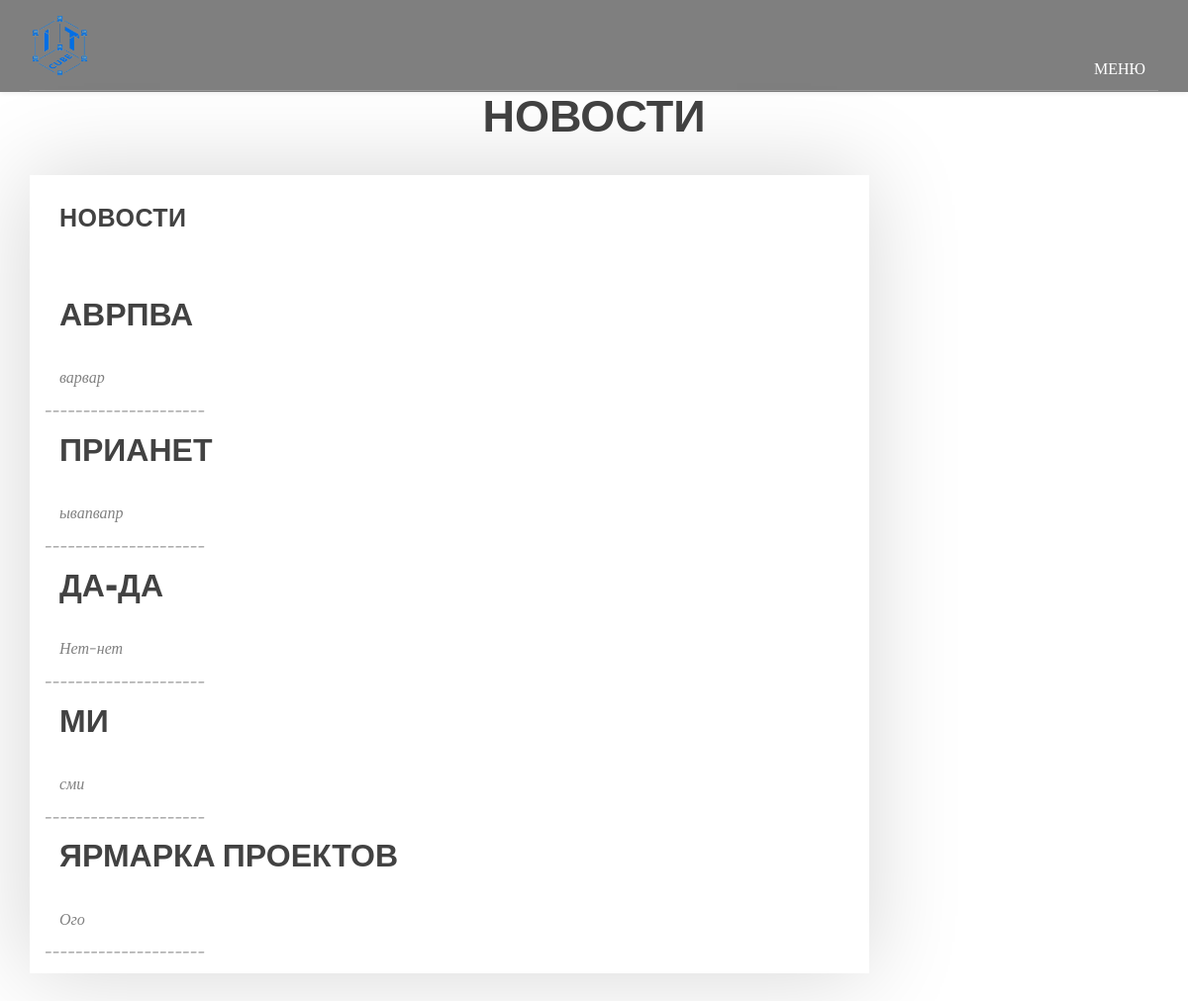
/tasks, run on an earlier commit of the app's database.
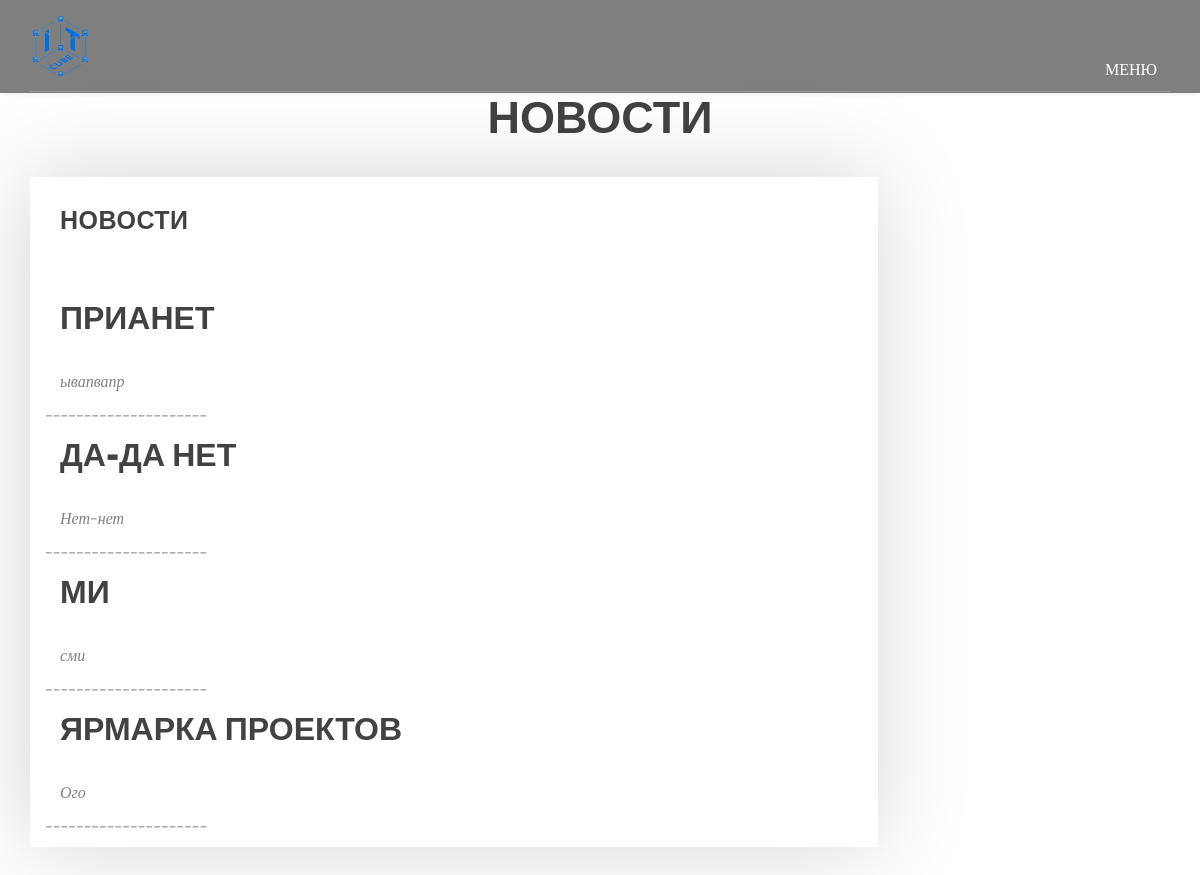
And on a later commit of the database.
### data/news.py (models this page shows)
class News(SqlAlchemyBase):
    __tablename__ = 'news'
    id = sqlalchemy.Column(sqlalchemy.Integer,
                           primary_key=True,
                           autoincrement=True)
    title = sqlalchemy.Column(sqlalchemy.String,
                              nullable=True)
    content = sqlalchemy.Column(sqlalchemy.String,
                                nullable=True)
    created_date = sqlalchemy.Column(sqlalchemy.DateTime,
                                     default=datetime.datetime.now)
    is_private = sqlalchemy.Column(sqlalchemy.Boolean, default=True)
    user_id = sqlalchemy.Column(sqlalchemy.Integer,
                                sqlalchemy.ForeignKey("users.id"))
    user = orm.relationship('User')

### main.py (the view)
@app.route("/tasks")
def tasks():
    db_sess = db_session.create_session()
    news = db_sess.query(News).filter(News.is_private != True)
    quest = db_sess.query(Quest)
    return render_template("tasks.html", news=news, quest=quest)

### data/db_session.py (called while the page is built)
def create_session() -> Session:
    global __factory
    return __factory()

### templates/tasks.html (shortened to what this page needs)
{% extends "base.html" %}
{% block content %}
<div class="main">
    <header class="bg-img">
        <nav class="navbar navbar-default navbar-vira">
            <div class="container">
                <div class="navigation-bar">
                    <div class="row">
                        <div class="col-xs-6">
                            <div class="logo">
                                <a href="/">
                                    <img src="static/images/logo_cube.png" width="60" height="60">
                                </a>
                            </div>
                        </div>
                        <div class="col-xs-6 text-right">
                        </div>
                    </div>
                </div>
            </div>
        </nav>
    </header>
</div>
<div class="container">
    <section class="mt-4">
        <div class="row">
            <h1>Новости</h1>
        </div>
    </section>
</div>
<div id="main">
        <div class="container">
            <div class="row">
                 <div class="col-md-9">
                    <div class="col-md-12 page-body">
                    	<div class="row">
                            <div class="sub-title">
                           		<h2>Новости</h2>
                             </div>
                            <div class="col-md-12 content-page">
                                {% for item in news[::-1]%}
                                <div class="col-md-12 blog-post">
                                    <div class="post-title">
                                      <h2>{{item.title}}</h2>
                                    </div>
                                    <p>{{item.content}}</p>
                                </div>
                                <div class="col-md-12 text-center">
                                </div>
                                <div>
                                    <p>
                                        ---------------------
                                    </p>
                                </div>
                                {% endfor %}
                             </div>
                         </div>
            </div>
         </div>
      </div>
{% endblock %}

### templates/base.html (shortened to what this page needs)
<!DOCTYPE html>
<html lang="en">
    <head>
        <link href="static/css/bootstrap.min.css" rel="stylesheet">
        <link href="static/css/bootstrap-theme.min.css" rel="stylesheet">
        <link href="static/css/owl.carousel.css" rel="stylesheet">
        <link href="static/css/owl.theme.default.min.css" rel="stylesheet">
        <link href="static/css/magnific-popup.css" rel="stylesheet">
        <link href="static/css/style.css" rel="stylesheet">
    </head>
    <body>
        {% block content %}
        {% endblock %}
    </body>
</html>

### static/css/style.css (style rules this page uses)
body { font-family: 'Lora', serif; }
h1, h2, h3, h4, h5, h6 { font-family: 'Raleway', sans-serif; text-transform: uppercase; font-weight: 900; color: #424242; margin-bottom: 35px; margin-top: 0; }
h1 { font-size: 45px; }
h2 { font-size: 32px; }
p { font-size: 16px; font-style: italic; color: #818181; }
a { transition: all 0.3s ease-in-out; }
section { text-align: center; }
.navbar-vira { background-image: none; background-color: transparent; margin-bottom: 0; border-radius: 0; border-color: transparent; transition: all 0.3s ease-in-out; }
.bg-img { background-size: cover; background-repeat: no-repeat; position: relative; }
.bg-img div { z-index: 1; position: relative; }
.bg-img:after { position: absolute; content: ''; height: 100%; width: 100%; background-color: rgba(0, 0, 0, 0.5); left: 0; top: 0; }
.navigation-bar { border-bottom: 1px solid rgba(255, 255, 255, 0.2); padding: 15px 0; font-size: 30px; }
.navigation-bar a { color: #fff; }
a { font-weight: 1000; }
* { margin:0; padding:0; }
.page-body { background: #ffffff; box-shadow: -2px -1px 88px 0px rgba(0,0,0,0.17); }
.sub-title { padding: 30px; }
.sub-title h2 { display: inline-block; font-size: 25px; letter-spacing: 0.5px; font-weight: 600; }

What changed in the data, as far as the page shows it:
removed News: title "АВРПВА", content "варвар"
changed News "Нет-нет": title "ДА-ДА" → "ДА-ДА НЕТ"
